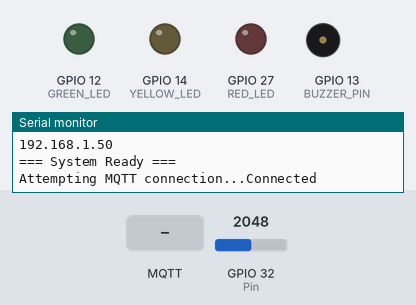
Bench run of a program on a simulated ESP32. On the bench: output pins drawn as LEDs (lit = HIGH), buzzer (waves = sounding), the last lines printed to the serial monitor. The test bench sets the inputs (shaded band); at power-on: GPIO 32 (Pin) = 2048. WiFi joins after 1.5 s; servers stay silent unless stated; random numbers use the default seed unless the program sets one; no MQTT or app messages arrive unless stated.

Above: at 3.9 s.
4.0 s: MQTT message "status_request" arrives on the first subscribed topic
At 4.7 s:
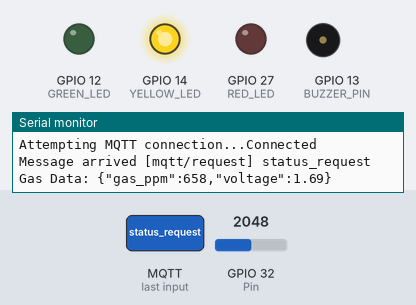
5.8 s: GPIO 32 (Pin) set to 3603
At 7.0 s:
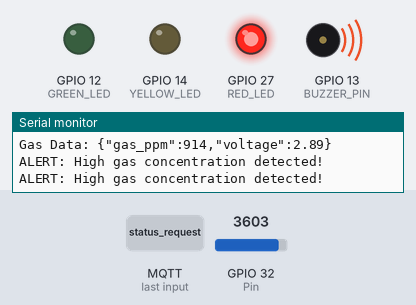
7.3 s: GPIO 32 (Pin) set to 3531
At 10.2 s:
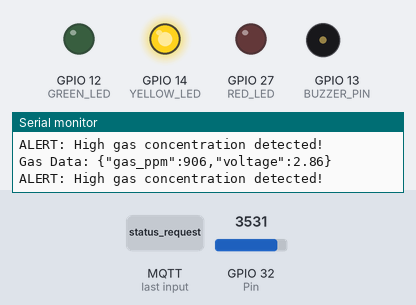
10.3 s: GPIO 32 (Pin) set to 1228
At 11.3 s:
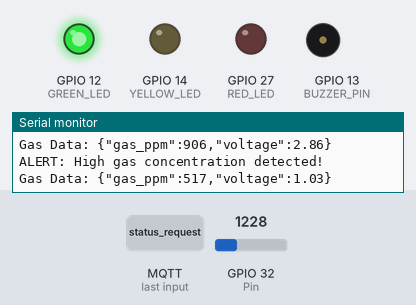
11.9 s: GPIO 32 (Pin) set to 1683
14.6 s: GPIO 32 (Pin) set to 1775
At 16.1 s:
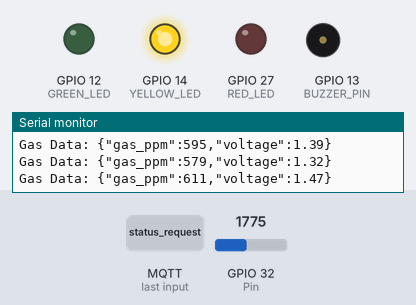
Timing chart, 0 to 18.6 s (numbered marks = the images above; inputs shaded):
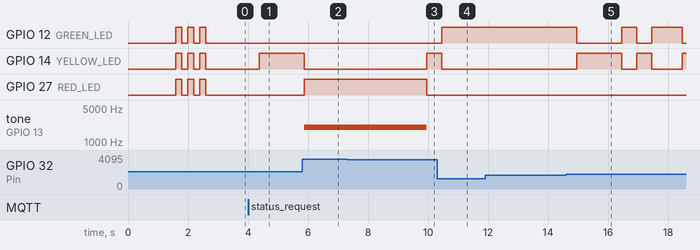

Measured:
- the behaviour switches between 3532 and 3531 on GPIO 32 (Pin) (found by bisection; images 2 and 3)
- the behaviour switches between 1717 and 1718 on GPIO 32 (Pin) (found by bisection; images 4 and 5)
- after the input at 4.0 s, GPIO 14 (YELLOW_LED): LOW → HIGH after 0.37 s
- after the input at 5.8 s, GPIO 14 (YELLOW_LED): HIGH → LOW after 0.07 s; GPIO 27 (RED_LED): LOW → HIGH after 0.07 s; tone on GPIO 13 (BUZZER_PIN): silent → 2000 Hz after 0.07 s
- after the input at 7.3 s, GPIO 14 (YELLOW_LED): LOW → HIGH after 2.7 s; GPIO 27 (RED_LED): HIGH → LOW after 2.7 s; tone on GPIO 13 (BUZZER_PIN): 2000 Hz → silent after 2.7 s
- after the input at 10.3 s, GPIO 12 (GREEN_LED): LOW → HIGH after 0.16 s
- after the input at 14.6 s, GPIO 12 (GREEN_LED): goes LOW 1.5 s, HIGH 0.50 s, LOW 0.50 s, HIGH 1.0 s, then LOW, starting after 0.36 s; GPIO 14 (YELLOW_LED): goes HIGH 1.5 s, LOW 0.50 s, HIGH 0.50 s, LOW 1.0 s, then HIGH, starting after 0.36 s

The program:

main.cpp
```cpp
#include <Arduino.h>
#include <WiFi.h>
#include <PubSubClient.h>

// Sensor Configuration
#define Pin (32)         // Analog input for MQ2

// LED and Buzzer Pins
#define GREEN_LED  12
#define YELLOW_LED 14
#define RED_LED    27
#define BUZZER_PIN 13

// Gas concentration range in ppm
#define MIN_PPM 300
#define MAX_PPM 1000

// Buzzer configuration
#define BUZZER_CHANNEL 0
#define BUZZER_FREQ 2000
#define BUZZER_RESOLUTION 8

// Wi-Fi credentials
const char* ssid = "Wokwi-GUEST";
const char* password = "";

// MQTT server and credentials
const char* mqtt_server = "192.168.1.21";
const char* mqtt_username = "demo";       // MQTT username
const char* mqtt_password = "azerty";       // MQTT password
WiFiClient espClient;
PubSubClient client(espClient);

int gas_value_ppm = 0;
float voltage_value = 0.0;
unsigned long lastMsg = 0;
bool systemActive = false;

// Simplified sensor reading function for Wokwi
int readGasSensor() {
  int raw_value = analogRead(Pin);

  // Add some noise simulation for more realistic readings
  raw_value += random(-50, 50);

  // Constrain to valid ADC range
  raw_value = constrain(raw_value, 0, 4095);

  return raw_value;
}

// Convert raw ADC value to PPM
int convertToPPM(int raw_value) {
  // Simple linear mapping from ADC range to PPM range
  return map(raw_value, 0, 4095, MIN_PPM, MAX_PPM);
}

// Convert raw ADC to voltage
float convertToVoltage(int raw_value) {
  return (raw_value * 3.3) / 4095.0;
}

void setup_wifi() {
  delay(10);
  Serial.println();
  Serial.print("Connecting to ");
  Serial.println(ssid);

  WiFi.mode(WIFI_STA);
  WiFi.begin(ssid, password);

  while (WiFi.status() != WL_CONNECTED) {
    delay(500);
    Serial.print(".");
  }

  randomSeed(micros());

  Serial.println("");
  Serial.println("WiFi connected");
  Serial.println("IP address: ");
  Serial.println(WiFi.localIP());
}

void callback(char* topic, byte* payload, unsigned int length) {
  Serial.print("Message arrived [");
  Serial.print(topic);
  Serial.print("] ");

  // Convert payload to a string
  String message;
  for (int i = 0; i < length; i++) {
    message += (char)payload[i];
  }
  Serial.println(message);
  if (String(topic) == "mqtt/request"  && message == "TurnOFF") {
        systemActive = false;
        Serial.println("System Deactivated ");
    }
  if (String(topic) == "mqtt/request" && message == "status_request") {
    systemActive = true;

    client.publish("mqtt/response", "Board : ESP32 Status : Connected");
    return;  // Exit after handling the status request
  }
}

void reconnect() {
  // Check if the client is already connected
  if (client.connected()) {
    return; // Exit if already connected
  }
  Serial.print("Attempting MQTT connection...");
  String clientId = "ESP32Client-";
  clientId += String(random(0xffff), HEX);

  // Connect with username and password
  if (client.connect(clientId.c_str(), mqtt_username, mqtt_password)) {
    Serial.println("Connected");
    client.subscribe("mqtt/request");  // Subscribe to status requests
    client.subscribe("mqtt/respence");
  } else {
    Serial.print("failed, rc=");
    Serial.print(client.state());
    Serial.println(" try again in 5 seconds");
    delay(5000);
  }
}


void setup() {
  Serial.begin(9600);
  Serial.println("=== ESP32 Gas Detection System ===");

  // Initialize pins
  pinMode(GREEN_LED, OUTPUT);
  pinMode(YELLOW_LED, OUTPUT);
  pinMode(RED_LED, OUTPUT);
  pinMode(Pin, INPUT);

  // Initialize buzzer
  ledcSetup(BUZZER_CHANNEL, BUZZER_FREQ, BUZZER_RESOLUTION);
  ledcAttachPin(BUZZER_PIN, BUZZER_CHANNEL);
  ledcWrite(BUZZER_CHANNEL, 0);

  Serial.println("Hardware initialized");

  // Test sensor reading
  int testReading = analogRead(Pin);
  Serial.print("Initial sensor reading: ");
  Serial.println(testReading);

  if (testReading == 0) {
    Serial.println("Warning: Sensor may not be connected properly");
  } else {
    Serial.println("Sensor connected successfully");
  }

  // Initialize Wi-Fi and MQTT
  setup_wifi();
  client.setServer(mqtt_server, 1883);
  client.setCallback(callback);

  // Startup sequence - flash all LEDs
  for (int i = 0; i < 3; i++) {
    digitalWrite(GREEN_LED, HIGH);
    digitalWrite(YELLOW_LED, HIGH);
    digitalWrite(RED_LED, HIGH);
    delay(200);
    digitalWrite(GREEN_LED, LOW);
    digitalWrite(YELLOW_LED, LOW);
    digitalWrite(RED_LED, LOW);
    delay(200);
  }

  Serial.println("=== System Ready ===");
}

void loop() {
  // Handle MQTT connection
  if (!client.connected()) {
    reconnect();
  }
  client.loop();

  if (systemActive) {
    // Read sensor data
    int raw_value = readGasSensor();
    gas_value_ppm = convertToPPM(raw_value);
    voltage_value = convertToVoltage(raw_value);

    // Publish data every second
    unsigned long now = millis();
    if (now - lastMsg > 1000) {
      lastMsg = now;

      // Create JSON payload
      String gasData = "{\"gas_ppm\":" + String(gas_value_ppm) +
                ",\"voltage\":" + String(voltage_value, 2) + "}";

      // Publish to MQTT
      if (client.connected()) {
        client.publish("arduino/gas", gasData.c_str());
      }

      // Print to serial
      Serial.println("Gas Data: " + gasData);
    }

    // Control LEDs and buzzer based on gas levels
    if (gas_value_ppm > 900) {
      // HIGH DANGER - Red LED + Buzzer
      digitalWrite(GREEN_LED, LOW);
      digitalWrite(YELLOW_LED, LOW);
      digitalWrite(RED_LED, HIGH);
      ledcWrite(BUZZER_CHANNEL, 128); // 50% duty cycle
      Serial.println("ALERT: High gas concentration detected!");
    }
    else if (gas_value_ppm > 600) {
      // MEDIUM DANGER - Yellow LED
      digitalWrite(GREEN_LED, LOW);
      digitalWrite(YELLOW_LED, HIGH);
      digitalWrite(RED_LED, LOW);
      ledcWrite(BUZZER_CHANNEL, 0);
    }
    else {
      // SAFE - Green LED
      digitalWrite(GREEN_LED, HIGH);
      digitalWrite(YELLOW_LED, LOW);
      digitalWrite(RED_LED, LOW);
      ledcWrite(BUZZER_CHANNEL, 0);
    }
  } else {
    // System inactive - turn off all indicators
    digitalWrite(GREEN_LED, LOW);
    digitalWrite(YELLOW_LED, LOW);
    digitalWrite(RED_LED, LOW);
    ledcWrite(BUZZER_CHANNEL, 0);
  }

  delay(500);
}
```
